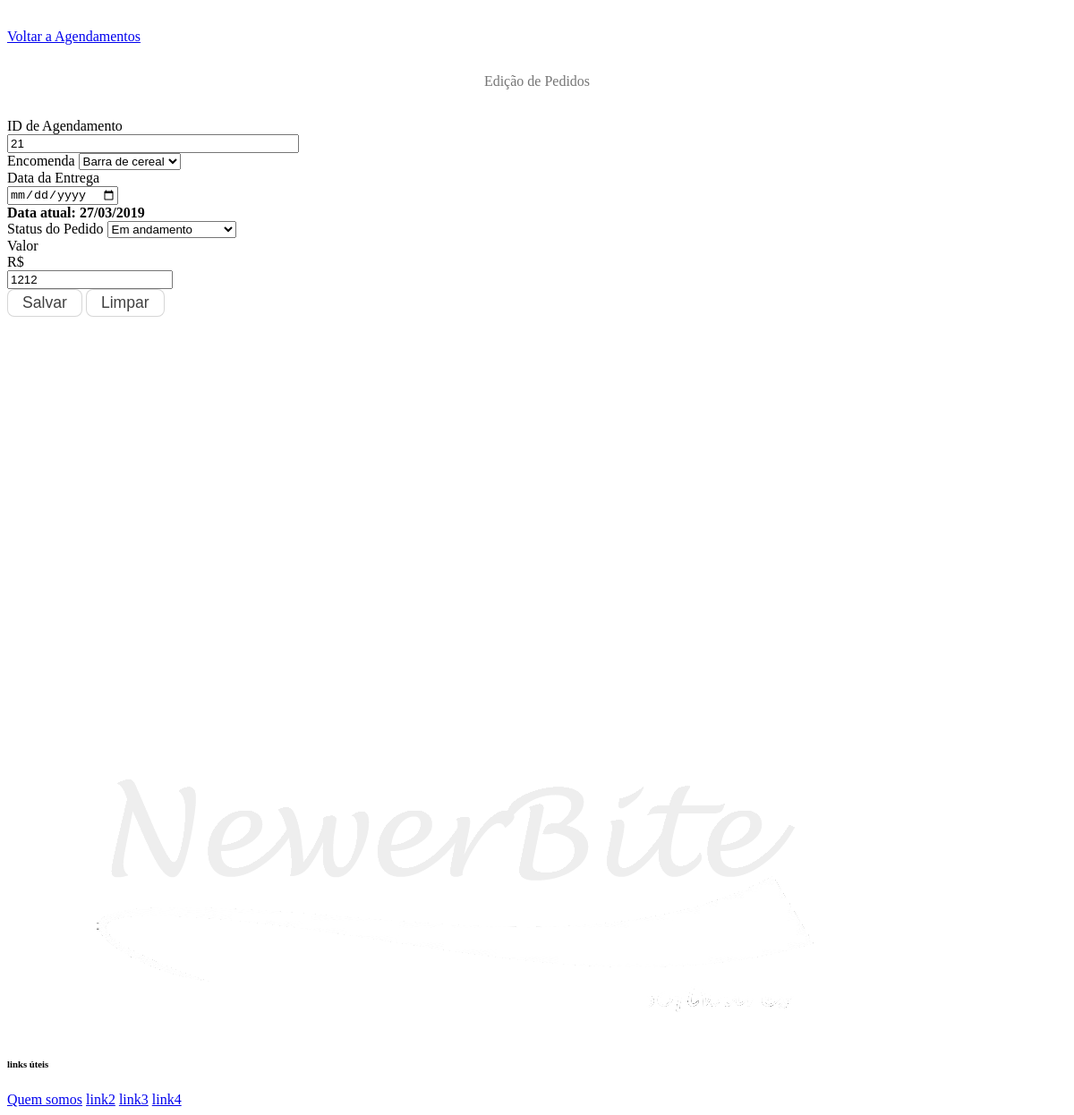
Page /editAgen.php?id_pedido=21 (signed in) on the committed database.
### tables this page shows
CREATE TABLE `pedido` (
  `id_pedido` int(10) NOT NULL,
  `id_cliente` int(10) NOT NULL,
  `id_menu` int(10) NOT NULL,
  `id_usuario` int(10) NOT NULL,
  `data_cadastro` datetime DEFAULT NULL,
  `data_entrega` datetime DEFAULT NULL,
  `valor` double DEFAULT NULL,
  `status_pedido` int(11) UNSIGNED NOT NULL DEFAULT '3'
);

CREATE TABLE `menu` (
  `id_menu` int(10) NOT NULL,
  `nome_receita` varchar(100) NOT NULL,
  `des_receita` text NOT NULL,
  `tempo_preparo` int(11) NOT NULL,
  `data_cadastro` datetime NOT NULL
);

CREATE TABLE `status_pedido` (
  `id_status_pedido` int(11) UNSIGNED NOT NULL,
  `desc_status` varchar(50) NOT NULL
);

### editAgen.php (the view, shortened to what this page needs)
<!DOCTYPE html>
<html lang="en" dir="ltr">
<head>
    <link rel="stylesheet" href="css/btns_style.css">
    <link rel="stylesheet" href="css/forms_style.css">
</head>
<body>
    <section style="height:100vh;">
        <?php
            include "conexao.php";
            $id = $_GET["id_pedido"];
            $sql = mysqli_query($conexao, "SELECT m.id_menu, m.nome_receita,
                DATE_FORMAT(p.data_entrega, '%d/%m/%Y'), p.status_pedido, sp.desc_status,
                p.valor
            FROM pedido p
            JOIN menu m ON p.id_menu = m.id_menu
            JOIN status_pedido sp ON p.status_pedido = sp.id_status_pedido
            WHERE id_pedido = $id");
            while ($edit = mysqli_fetch_row($sql)) {
        ?>
        <div class="container pedido">
            <a class="btn btn-info text-light" href="agendamento.php" style="margin-bottom:1rem;">Voltar a Agendamentos</a>
            <form class="form__produtos" name="form__produtos" action="updatePedido.php" method="post">
                <div class="fields__container">
                    <h4>Edição de Pedidos</h4>
                    <div class="form-inline">
                        <div class="form-group">
                            <label for="id_pedido">ID de Agendamento</label>
                            <input class="form-control" type="int" name="id_pedido" value="<?php echo $id;?>" readonly>
                        </div>
                    </div>
                    <div class="form-group block__fields">
                        <label name="id_menu" class="fields__title">Encomenda</label>
                        <select class = "form-control" name="id_menu" required>
                            <option class="btn-success" value="<?php echo $edit[0]; ?>"><?php echo $edit[1]; ?></option>
                        </select>
                    </div>
                    <div class="form-group block__fields">
                        <label name="dtaEnt" class="fields__title">Data da Entrega</label>
                        <div class="input-group data_entrega">
                            <input class="form-control" name="data_entrega" type="date" required>
                            <div class="input-group-prepend">
                              <span class="input-group-text text-dark"><strong>Data atual: <?php echo $edit[2] ?></strong></span>
                            </div>
                        </div>
                    </div>
                    <div class="form-group block__fields">
                        <label name="qtde" class="fields__title">Status do Pedido</label>
                        <select class="form-control" name="status_pedido">
                            <option class="btn-success" value="<?php echo $edit[3]; ?>"><?php echo $edit[4]; ?></option>
                        </select>
                    </div>
                    <div class="form-group block__fields">
                        <label name="valor" class="fields__title">Valor</label>
                        <div class="input-group">
                            <div class="input-group-prepend">
                              <span class="input-group-text">R$</span>
                            </div>
                            <input class="form-control" name="valor" type="int" value="<?php echo $edit[5]; ?>" maxlength="8">
                        </div>
                    </div>
                    <button class="btn__submit" type="submit" name="button">Salvar</button>
                    <button class="btn__submit" type="reset" name="button">Limpar</button>
                </div>
            </form>
        </div>
        <?php } ?>
    </section>
</body>
</html>

### css/btns_style.css (style rules this page uses)
.btn__submit { border: none; background-color: #fff; color: rgba(0, 0, 0, .75); padding: 4px 16px; border-radius: 8px; font-size: 1.1em; border: solid 1px rgba(0,0,0,.16); }

### css/forms_style.css (style rules this page uses)
.container.produtos, .container.fornecedor, .container.cliente, .container.pedido { margin-top: 32px; margin-bottom: 32px; }
.fields__container > h4 { font-weight:500; text-align:center; margin: 32px auto; color:rgba(0,0,0,.54); }
.form-inline { display: flex; justify-content: space-between; }
.form-inline .form-control { width: 100% !important; }

### rows in the picture
pedido: id_menu "Barra de cereal", edit "27/03/2019", status_pedido "Em andamento", valor "1212"
